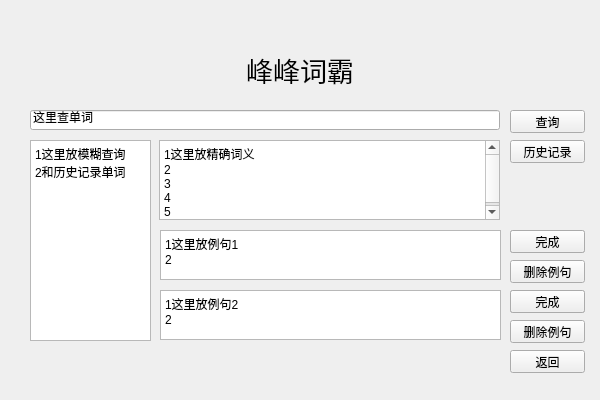
<?xml version="1.0" encoding="UTF-8"?>
<ui version="4.0">
 <class>Q_Wordsearching</class>
 <widget class="QWidget" name="Q_Wordsearching">
  <property name="geometry">
   <rect>
    <x>0</x>
    <y>0</y>
    <width>600</width>
    <height>400</height>
   </rect>
  </property>
  <property name="windowTitle">
   <string>千词斩 Version 1.0</string>
  </property>
  <widget class="QPushButton" name="button_Back">
   <property name="geometry">
    <rect>
     <x>510</x>
     <y>350</y>
     <width>75</width>
     <height>23</height>
    </rect>
   </property>
   <property name="text">
    <string>返回</string>
   </property>
  </widget>
  <widget class="QLineEdit" name="line_Search">
   <property name="geometry">
    <rect>
     <x>30</x>
     <y>110</y>
     <width>470</width>
     <height>20</height>
    </rect>
   </property>
   <property name="text">
    <string>这里查单词</string>
   </property>
  </widget>
  <widget class="QLabel" name="label">
   <property name="geometry">
    <rect>
     <x>150</x>
     <y>30</y>
     <width>300</width>
     <height>80</height>
    </rect>
   </property>
   <property name="font">
    <font>
     <family>微软雅黑</family>
     <pointsize>20</pointsize>
    </font>
   </property>
   <property name="text">
    <string>峰峰词霸</string>
   </property>
   <property name="alignment">
    <set>Qt::AlignCenter</set>
   </property>
  </widget>
  <widget class="QPushButton" name="button_Search">
   <property name="geometry">
    <rect>
     <x>510</x>
     <y>110</y>
     <width>75</width>
     <height>23</height>
    </rect>
   </property>
   <property name="text">
    <string>查询</string>
   </property>
  </widget>
  <widget class="QTextBrowser" name="line_Prefix">
   <property name="geometry">
    <rect>
     <x>30</x>
     <y>140</y>
     <width>121</width>
     <height>201</height>
    </rect>
   </property>
   <property name="html">
    <string>&lt;!DOCTYPE HTML PUBLIC &quot;-//W3C//DTD HTML 4.0//EN&quot; &quot;http://www.w3.org/TR/REC-html40/strict.dtd&quot;&gt;
&lt;html&gt;&lt;head&gt;&lt;meta name=&quot;qrichtext&quot; content=&quot;1&quot; /&gt;&lt;style type=&quot;text/css&quot;&gt;
p, li { white-space: pre-wrap; }
&lt;/style&gt;&lt;/head&gt;&lt;body style=&quot; font-family:'SimSun'; font-size:9pt; font-weight:400; font-style:normal;&quot;&gt;
&lt;p style=&quot; margin-top:0px; margin-bottom:0px; margin-left:0px; margin-right:0px; -qt-block-indent:0; text-indent:0px;&quot;&gt;1这里放模糊查询&lt;/p&gt;
&lt;p style=&quot; margin-top:0px; margin-bottom:0px; margin-left:0px; margin-right:0px; -qt-block-indent:0; text-indent:0px;&quot;&gt;2和历史记录单词&lt;/p&gt;&lt;/body&gt;&lt;/html&gt;</string>
   </property>
  </widget>
  <widget class="QTextBrowser" name="line_Meaning">
   <property name="geometry">
    <rect>
     <x>159</x>
     <y>140</y>
     <width>341</width>
     <height>80</height>
    </rect>
   </property>
   <property name="html">
    <string>&lt;!DOCTYPE HTML PUBLIC &quot;-//W3C//DTD HTML 4.0//EN&quot; &quot;http://www.w3.org/TR/REC-html40/strict.dtd&quot;&gt;
&lt;html&gt;&lt;head&gt;&lt;meta name=&quot;qrichtext&quot; content=&quot;1&quot; /&gt;&lt;style type=&quot;text/css&quot;&gt;
p, li { white-space: pre-wrap; }
&lt;/style&gt;&lt;/head&gt;&lt;body style=&quot; font-family:'SimSun'; font-size:9pt; font-weight:400; font-style:normal;&quot;&gt;
&lt;p style=&quot; margin-top:0px; margin-bottom:0px; margin-left:0px; margin-right:0px; -qt-block-indent:0; text-indent:0px;&quot;&gt;1这里放精确词义&lt;/p&gt;
&lt;p style=&quot; margin-top:0px; margin-bottom:0px; margin-left:0px; margin-right:0px; -qt-block-indent:0; text-indent:0px;&quot;&gt;2&lt;/p&gt;
&lt;p style=&quot; margin-top:0px; margin-bottom:0px; margin-left:0px; margin-right:0px; -qt-block-indent:0; text-indent:0px;&quot;&gt;3&lt;/p&gt;
&lt;p style=&quot; margin-top:0px; margin-bottom:0px; margin-left:0px; margin-right:0px; -qt-block-indent:0; text-indent:0px;&quot;&gt;4&lt;/p&gt;
&lt;p style=&quot; margin-top:0px; margin-bottom:0px; margin-left:0px; margin-right:0px; -qt-block-indent:0; text-indent:0px;&quot;&gt;5&lt;/p&gt;&lt;/body&gt;&lt;/html&gt;</string>
   </property>
  </widget>
  <widget class="QPushButton" name="button_History">
   <property name="geometry">
    <rect>
     <x>510</x>
     <y>140</y>
     <width>75</width>
     <height>23</height>
    </rect>
   </property>
   <property name="text">
    <string>历史记录</string>
   </property>
  </widget>
  <widget class="QPushButton" name="button_Add1">
   <property name="geometry">
    <rect>
     <x>510</x>
     <y>230</y>
     <width>75</width>
     <height>23</height>
    </rect>
   </property>
   <property name="text">
    <string>添加例句</string>
   </property>
  </widget>
  <widget class="QPushButton" name="button_Delete1">
   <property name="geometry">
    <rect>
     <x>510</x>
     <y>260</y>
     <width>75</width>
     <height>23</height>
    </rect>
   </property>
   <property name="text">
    <string>删除例句</string>
   </property>
  </widget>
  <widget class="QPushButton" name="button_Add2">
   <property name="geometry">
    <rect>
     <x>510</x>
     <y>290</y>
     <width>75</width>
     <height>23</height>
    </rect>
   </property>
   <property name="text">
    <string>添加例句</string>
   </property>
  </widget>
  <widget class="QPushButton" name="button_Delete2">
   <property name="geometry">
    <rect>
     <x>510</x>
     <y>320</y>
     <width>75</width>
     <height>23</height>
    </rect>
   </property>
   <property name="text">
    <string>删除例句</string>
   </property>
  </widget>
  <widget class="QPushButton" name="button_Complete1">
   <property name="geometry">
    <rect>
     <x>510</x>
     <y>230</y>
     <width>75</width>
     <height>23</height>
    </rect>
   </property>
   <property name="text">
    <string>完成</string>
   </property>
  </widget>
  <widget class="QPushButton" name="button_Complete2">
   <property name="geometry">
    <rect>
     <x>510</x>
     <y>290</y>
     <width>75</width>
     <height>23</height>
    </rect>
   </property>
   <property name="text">
    <string>完成</string>
   </property>
  </widget>
  <widget class="QPlainTextEdit" name="line_Sentence1">
   <property name="geometry">
    <rect>
     <x>160</x>
     <y>230</y>
     <width>341</width>
     <height>50</height>
    </rect>
   </property>
   <property name="plainText">
    <string>1这里放例句1
2</string>
   </property>
  </widget>
  <widget class="QPlainTextEdit" name="line_Sentence2">
   <property name="geometry">
    <rect>
     <x>160</x>
     <y>290</y>
     <width>341</width>
     <height>50</height>
    </rect>
   </property>
   <property name="plainText">
    <string>1这里放例句2
2</string>
   </property>
  </widget>
 </widget>
 <layoutdefault spacing="6" margin="11"/>
 <resources/>
 <connections/>
</ui>
